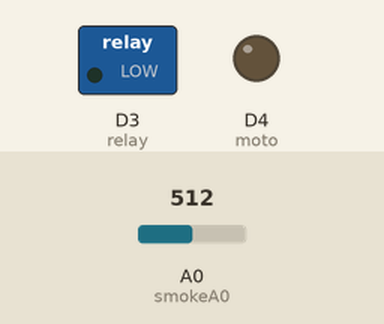
The sketch below on a simulated ESP8266 (NodeMCU). Shown: switched loads named in the sketch (green lamp = pin HIGH), output pins drawn as LEDs (lit = HIGH). The test bench sets the inputs (shaded band); at power-on: A0 (smokeA0) = 512. WiFi joins after 1.5 s; servers stay silent unless stated; what the sketch prints to the serial monitor is not drawn.

Above: at 0.1 s.
At 0.6 s:
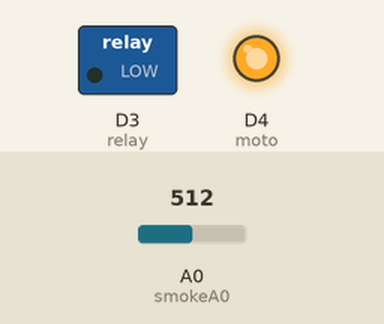
Timing chart, 0 to 2.1 s (numbered marks = the images above):
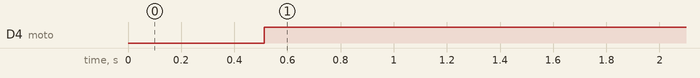

The sketch:

Gas_leak_thgspk.ino
```cpp
#include <ESP8266WiFi.h>;
#include <WiFiClient.h>;
#include <ThingSpeak.h>;
const char* ssid = "vivo1718"; //Your Network SSID
const char* password = "tanuj123";
int moto = D4;
int relay = D3;
int smokeA0 = A0;
// Your threshold value
int sensorThres = 450;
WiFiClient client;
unsigned long myChannelNumber = 990521; //Your Channel Number (Without Brackets)
const char * myWriteAPIKey = "VHZ4SV6OF4QV2UMW"; //Your Write API Key


void setup()
{
  delay(10);

// Connect to WiFi network

WiFi.begin(ssid, password);

ThingSpeak.begin(client);
  pinMode(moto, OUTPUT);
  pinMode(relay, OUTPUT);
  pinMode(smokeA0, INPUT);
  Serial.begin(9600);
}

void loop()
{
  int analogSensor = analogRead(smokeA0);

  Serial.print("Pin A0: ");
  Serial.println(analogSensor);

  ThingSpeak.writeField(myChannelNumber, 1,analogSensor, myWriteAPIKey);
  delay(200);

  if (analogSensor > sensorThres)
  {
    digitalWrite(moto, HIGH);
    digitalWrite(relay, LOW);

    delay(100);
  }

  delay(100);

}
```

Measured:
- by itself, D4 (moto): LOW → HIGH at 0.51 s
